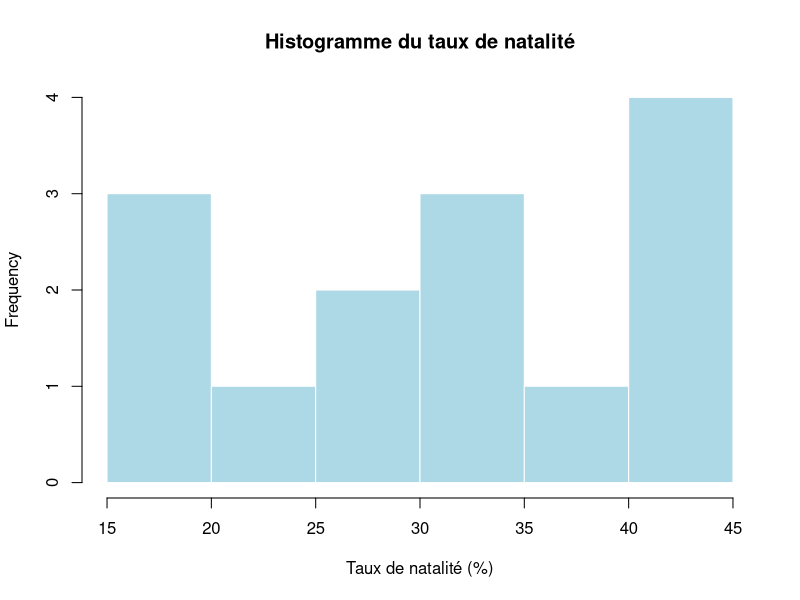
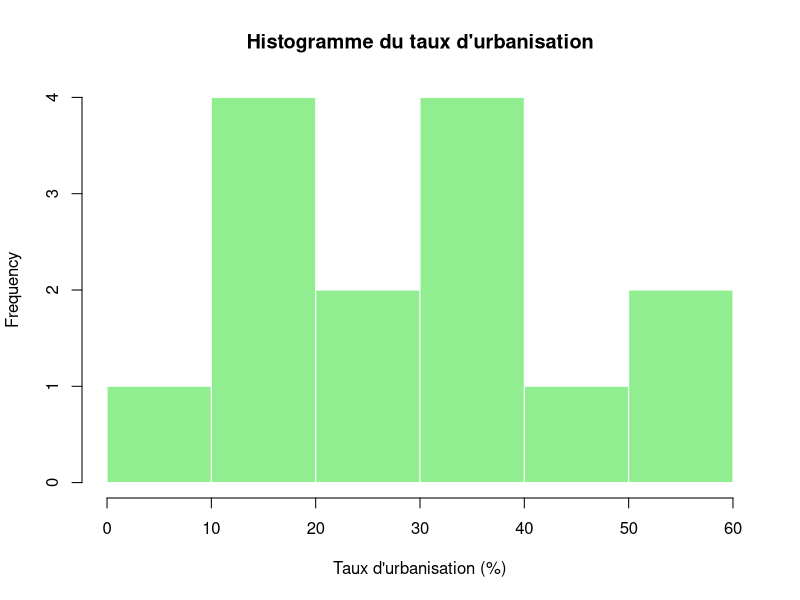
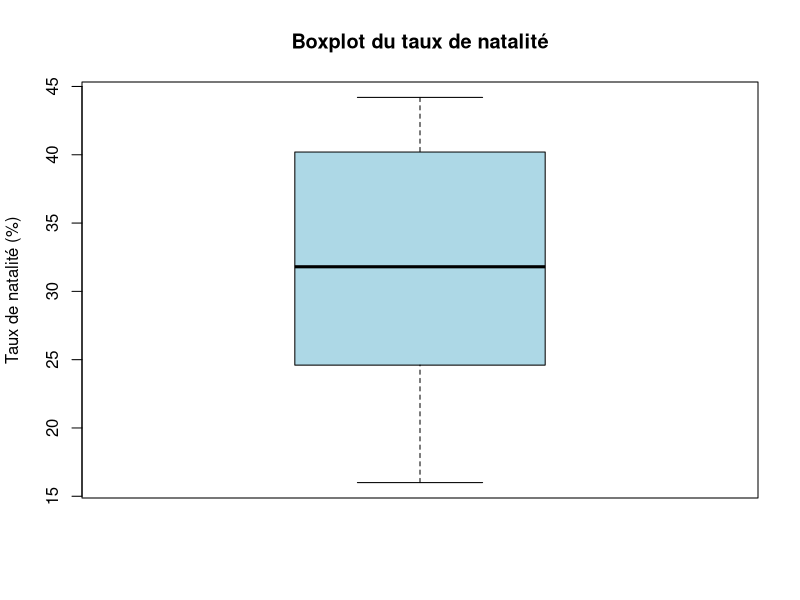
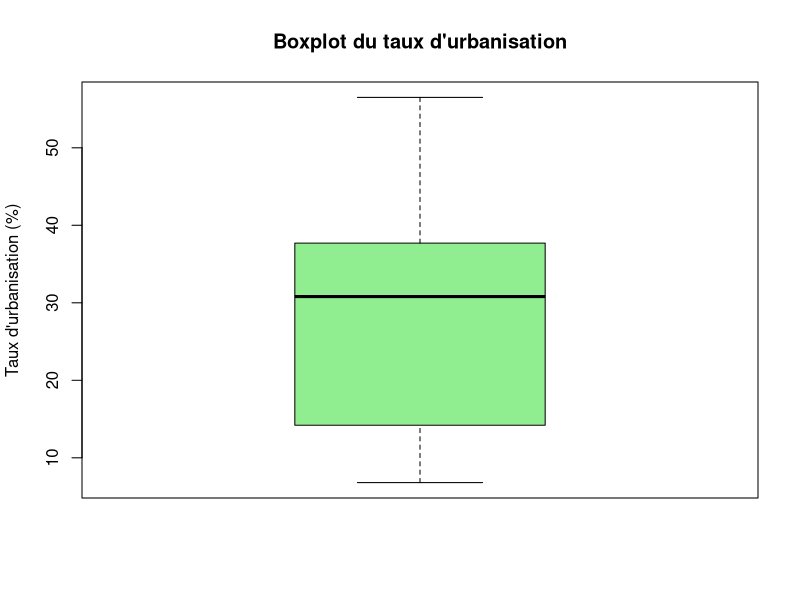
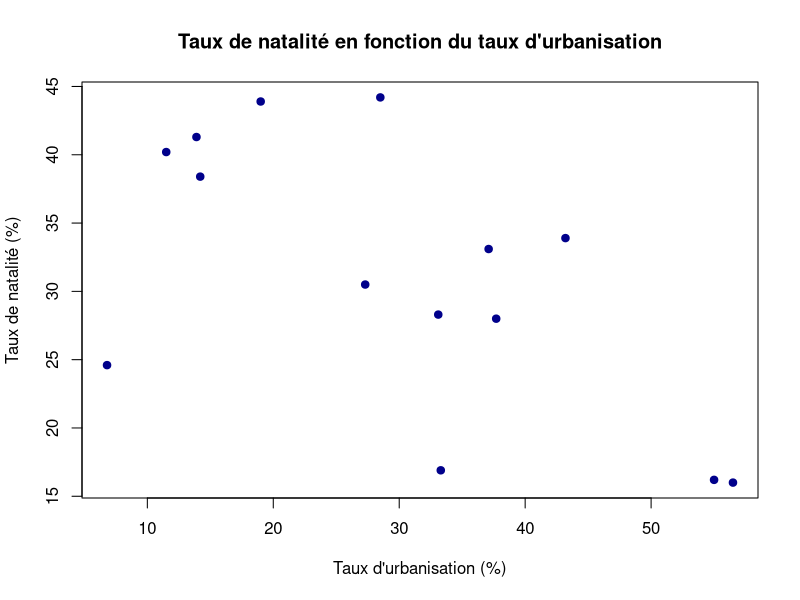
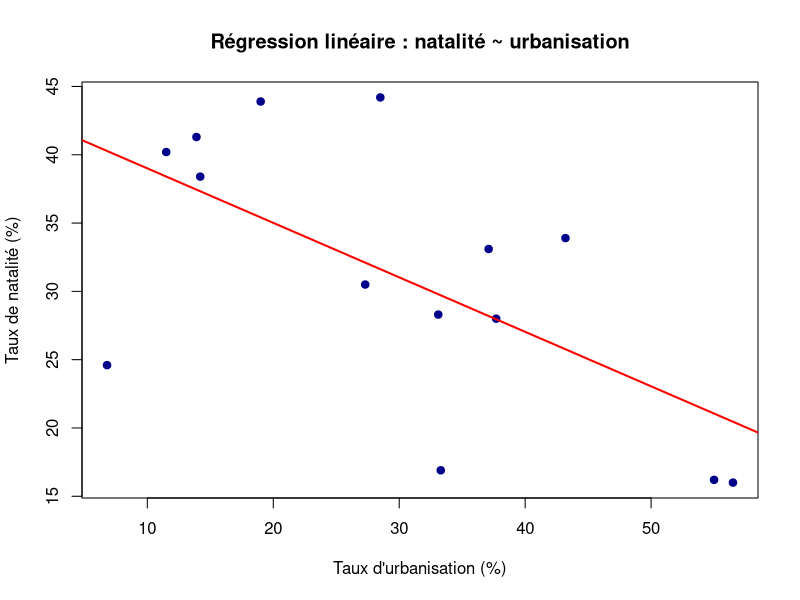
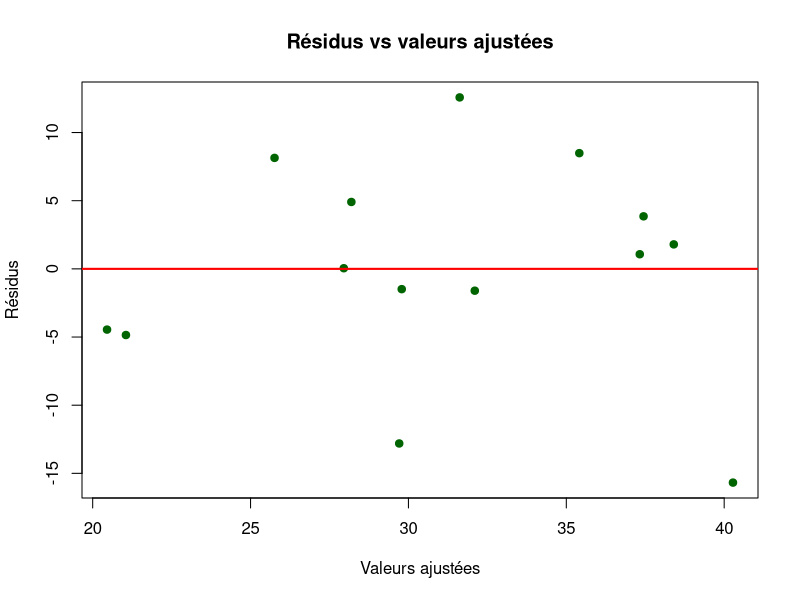
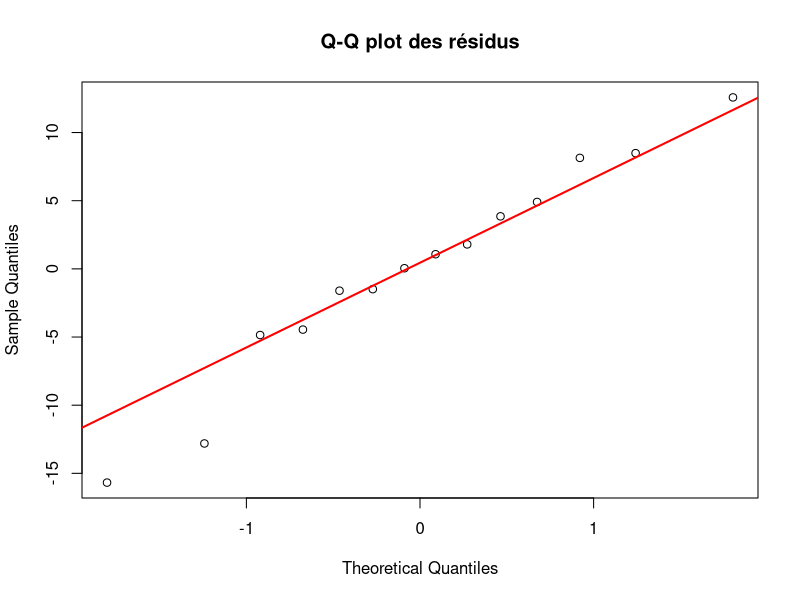

Recreate these plots in R, in order.
############################################################
# 1. Présentation des données et objectifs de l'étude
############################################################

# Dans ce projet, on étudie la relation entre :
# - le taux de natalité (en %)
# - le taux d'urbanisation (en %)
# pour 14 unités statistiques (par ex. pays ou régions).

# Objectifs :
# 1) Décrire séparément la distribution du taux de natalité
#    et du taux d'urbanisation.
# 2) Étudier la relation entre ces deux variables (corrélation).
# 3) Vérifier si un modèle de régression linéaire simple
#    permet d'expliquer la natalité par l'urbanisation.

############################################################
# 2. Importation du fichier de données
############################################################

# Option 1 : si ton fichier est dans le répertoire de travail courant

setwd("~/Desktop/R-stat/TP-1")

don <- read.csv2("don_mls.csv", header = TRUE, sep = ";", dec = ",")

# Option 2 : sinon, préciser le chemin complet du fichier, par exemple :
# don <- read.csv2("C:/Users/ton_nom/Documents/don_mls.csv",
#                  header = TRUE, sep = ";", dec = ",")

# Vérification rapide du contenu
don
str(don)
head(don)

############################################################
# 3. Renommage des variables (facultatif mais conseillé)
############################################################

# Les noms de colonnes dans le fichier sont :
# "Taux de natalité" et "Taux d'urbanisation"
# On crée des noms plus simples pour travailler dans R.

names(don) <- c("natalite", "urbanisation")

# Vérifier les nouveaux noms de variables
names(don)

############################################################
# 4. Vérification du type et conversion en numérique si besoin
############################################################

# Selon la manière dont le fichier a été lu, les variables peuvent
# être importées comme "factor" ou "character".
# On les convertit en numérique de manière sécurisée.

don$natalite      <- as.numeric(as.character(don$natalite))
don$urbanisation  <- as.numeric(as.character(don$urbanisation))

# Vérifier un résumé rapide des données
summary(don)

############################################################
# 5. Analyse descriptive univariée
############################################################

# Statistiques descriptives de base pour chaque variable
summary(don$natalite)
summary(don$urbanisation)

# Moyenne
mean(don$natalite)
mean(don$urbanisation)

# Médiane
median(don$natalite)
median(don$urbanisation)

# Écart-type
sd(don$natalite)
sd(don$urbanisation)

# Minimum et maximum
min(don$natalite); max(don$natalite)
min(don$urbanisation); max(don$urbanisation)

# Quartiles (Q1, médiane, Q3)
quantile(don$natalite, probs = c(0.25, 0.5, 0.75))
quantile(don$urbanisation, probs = c(0.25, 0.5, 0.75))

############################################################
# 6. Représentations graphiques univariées
############################################################

# Histogrammes
hist(don$natalite,
     main = "Histogramme du taux de natalité",
     xlab = "Taux de natalité (%)",
     col  = "lightblue",
     border = "white")

hist(don$urbanisation,
     main = "Histogramme du taux d'urbanisation",
     xlab = "Taux d'urbanisation (%)",
     col  = "lightgreen",
     border = "white")

# Boîtes à moustaches (boxplots)
boxplot(don$natalite,
        main = "Boxplot du taux de natalité",
        ylab = "Taux de natalité (%)",
        col  = "lightblue")

boxplot(don$urbanisation,
        main = "Boxplot du taux d'urbanisation",
        ylab = "Taux d'urbanisation (%)",
        col  = "lightgreen")

############################################################
# 7. Analyse bivariée : corrélation et nuage de points
############################################################

# 7.1 Coefficient de corrélation de Pearson
cor(don$natalite, don$urbanisation, method = "pearson")

# 7.2 Test de corrélation de Pearson (hypothèse H0 : corrélation = 0)
cor.test(don$natalite, don$urbanisation, method = "pearson")

# 7.3 Nuage de points

plot(don$urbanisation, don$natalite,
     main = "Taux de natalité en fonction du taux d'urbanisation",
     xlab = "Taux d'urbanisation (%)",
     ylab = "Taux de natalité (%)",
     pch  = 19,
     col  = "darkblue")

# On ajoutera plus tard la droite de régression après avoir ajusté le modèle linéaire.

############################################################
# 8. Modèle de régression linéaire
#    natalite (Y) ~ urbanisation (X)
############################################################

# 8.1 Ajustement du modèle
mod_lin <- lm(natalite ~ urbanisation, data = don)

# 8.2 Résumé complet du modèle
summary(mod_lin)

# 8.3 Coefficients du modèle
coef(mod_lin)  # intercept et pente

# 8.4 Ajout de la droite de régression sur le nuage de points

# On redessine d'abord le nuage de points
plot(don$urbanisation, don$natalite,
     main = "Régression linéaire : natalité ~ urbanisation",
     xlab = "Taux d'urbanisation (%)",
     ylab = "Taux de natalité (%)",
     pch  = 19,
     col  = "darkblue")

# Puis on ajoute la droite de régression
abline(mod_lin, col = "red", lwd = 2)

############################################################
# 9. Diagnostics simples du modèle linéaire
############################################################

# 9.1 Résumé numérique des résidus
residus <- residuals(mod_lin)
fites   <- fitted(mod_lin)

summary(residus)
mean(residus)          # doit être proche de 0

# 9.2 Graphiques de diagnostic de base

# 9.2.1 Résidus vs valeurs ajustées : vérifier la linéarité et l'homoscédasticité
plot(fites, residus,
     main = "Résidus vs valeurs ajustées",
     xlab = "Valeurs ajustées",
     ylab = "Résidus",
     pch  = 19,
     col  = "darkgreen")
abline(h = 0, col = "red", lwd = 2)

# 9.2.2 Q-Q plot des résidus : vérifier l'approximation à la normalité
qqnorm(residus,
       main = "Q-Q plot des résidus")
qqline(residus, col = "red", lwd = 2)

# 9.3 Plots de diagnostic automatiques (optionnel)

# Cette commande produit 4 graphes standard de diagnostic pour lm
par(mfrow = c(2, 2))   # affichage 2x2
plot(mod_lin)
par(mfrow = c(1, 1))   # on revient à 1 graphique par fenêtre

############################################################
# 10. Aide à la rédaction des résultats
############################################################

# 10.1 Récupération des indicateurs descriptifs
moy_nat   <- mean(don$natalite)
med_nat   <- median(don$natalite)
min_nat   <- min(don$natalite)
max_nat   <- max(don$natalite)
sd_nat    <- sd(don$natalite)

moy_urb   <- mean(don$urbanisation)
med_urb   <- median(don$urbanisation)
min_urb   <- min(don$urbanisation)
max_urb   <- max(don$urbanisation)
sd_urb    <- sd(don$urbanisation)

# 10.2 Corrélation
r_pearson <- cor(don$natalite, don$urbanisation, method = "pearson")
test_cor  <- cor.test(don$natalite, don$urbanisation, method = "pearson")

# 10.3 Résumé du modèle linéaire
res_mod   <- summary(mod_lin)
a         <- coef(mod_lin)[1]          # intercept
b         <- coef(mod_lin)[2]          # pente
R2        <- res_mod$r.squared
p_pente   <- res_mod$coefficients[2, 4]

# 10.4 Génération de phrases 

cat("\n=== Description des variables ===\n")

cat(sprintf("Le taux de natalité présente une moyenne de %.2f %%, une médiane de %.2f %%,\n", 
            moy_nat, med_nat))
cat(sprintf("un minimum de %.2f %% et un maximum de %.2f %%, avec un écart-type de %.2f %%.\n\n",
            min_nat, max_nat, sd_nat))

cat(sprintf("Le taux d'urbanisation a une moyenne de %.2f %%, une médiane de %.2f %%,\n", 
            moy_urb, med_urb))
cat(sprintf("et varie entre %.2f %% et %.2f %%, avec un écart-type de %.2f %%.\n\n",
            min_urb, max_urb, sd_urb))

cat("=== Corrélation et nuage de points ===\n")

cat(sprintf("Le coefficient de corrélation de Pearson entre natalité et urbanisation est r = %.3f.\n", 
            r_pearson))
cat(sprintf("Le test de corrélation donne une p-value de %.4f.\n\n", 
            test_cor$p.value))

cat("=== Modèle de régression linéaire ===\n")

cat(sprintf("Le modèle linéaire ajusté est : natalite = %.3f + %.3f * urbanisation.\n", 
            a, b))
cat(sprintf("Le coefficient de détermination est R² = %.3f, soit %.1f %% de variance expliquée.\n", 
            R2, 100 * R2))
cat(sprintf("La p-value associée à la pente est %.4f.\n\n", 
            p_pente))

############################################################
# 11. Création dossier + sauvegarde images + rapport TXT
############################################################

# 11.1 Création du dossier de sortie
dossier_sortie <- "Analyse_Natalite_Urbanisation"
if (!dir.exists(dossier_sortie)) {
  dir.create(dossier_sortie)
  cat("Dossier créé :", getwd(), "/", dossier_sortie, "\n")
}

# 11.2 Sauvegarde de toutes les images avec noms explicites
png(file.path(dossier_sortie, "01_histogramme_natalite.png"), width = 800, height = 600)
hist(don$natalite, main = "Histogramme du taux de natalité", xlab = "Taux de natalité (%)", 
     col = "lightblue", border = "white")
dev.off()

png(file.path(dossier_sortie, "02_histogramme_urbanisation.png"), width = 800, height = 600)
hist(don$urbanisation, main = "Histogramme du taux d'urbanisation", xlab = "Taux d'urbanisation (%)", 
     col = "lightgreen", border = "white")
dev.off()

png(file.path(dossier_sortie, "03_boxplot_natalite.png"), width = 800, height = 600)
boxplot(don$natalite, main = "Boxplot du taux de natalité", ylab = "Taux de natalité (%)", 
        col = "lightblue")
dev.off()

png(file.path(dossier_sortie, "04_boxplot_urbanisation.png"), width = 800, height = 600)
boxplot(don$urbanisation, main = "Boxplot du taux d'urbanisation", ylab = "Taux d'urbanisation (%)", 
        col = "lightgreen")
dev.off()

png(file.path(dossier_sortie, "05_nuage_points.png"), width = 800, height = 600)
plot(don$urbanisation, don$natalite, main = "Taux de natalité en fonction du taux d'urbanisation",
     xlab = "Taux d'urbanisation (%)", ylab = "Taux de natalité (%)", pch = 19, col = "darkblue")
dev.off()

png(file.path(dossier_sortie, "06_regression_lineaire.png"), width = 800, height = 600)
plot(don$urbanisation, don$natalite, main = "Régression linéaire : natalité ~ urbanisation",
     xlab = "Taux d'urbanisation (%)", ylab = "Taux de natalité (%)", pch = 19, col = "darkblue")
abline(mod_lin, col = "red", lwd = 2)
dev.off()

png(file.path(dossier_sortie, "07_residus_ajustees.png"), width = 800, height = 600)
plot(fites, residus, main = "Résidus vs valeurs ajustées", xlab = "Valeurs ajustées", 
     ylab = "Résidus", pch = 19, col = "darkgreen")
abline(h = 0, col = "red", lwd = 2)
dev.off()

png(file.path(dossier_sortie, "08_qqplot_residus.png"), width = 800, height = 600)
qqnorm(residus, main = "Q-Q plot des résidus")
qqline(residus, col = "red", lwd = 2)
dev.off()

png(file.path(dossier_sortie, "09_diagnostic_complet.png"), width = 1000, height = 800)
par(mfrow = c(2, 2))
plot(mod_lin)
par(mfrow = c(1, 1))
dev.off()

cat("Toutes les images sauvegardées dans :", dossier_sortie, "\n")

############################################################
# 11.3 Génération du rapport TXT complet
############################################################

rapport <- file(file.path(dossier_sortie, "RAPPORT_ANALYSE_COMPLETE.txt"), "w", encoding = "UTF-8")

# En-tête
writeLines(c(
  "============================================",
  "RAPPORT D'ANALYSE STATISTIQUE COMPLETE",
  "Relation entre TAUX DE NATALITE et TAUX D'URBANISATION",
  "============================================",
  "",
  paste("Date d'analyse :", Sys.time()),
  paste("Nombre d'observations :", nrow(don)),
  "============================================\n"
), rapport)

# 1. Description des variables
writeLines(c(
  "1. DESCRIPTION DES VARIABLES",
  "=============================",
  sprintf("TAUX DE NATALITE : moyenne = %.2f %% | médiane = %.2f %% | min = %.1f %% | max = %.1f %% | écart-type = %.2f %%", 
          moy_nat, med_nat, min_nat, max_nat, sd_nat),
  sprintf("TAUX D'URBANISATION : moyenne = %.2f %% | médiane = %.2f %% | min = %.1f %% | max = %.1f %% | écart-type = %.2f %%", 
          moy_urb, med_urb, min_urb, max_urb, sd_urb),
  "",
  "IMAGE 1 : Histogramme du taux de natalité",
  "[Insérer image/01_histogramme_natalite.png]",
  "Ce graphique montre la distribution du taux de natalité. On observe une distribution étalée",
  "entre 16 et 44 %, avec une concentration autour de 25-35 %. L'asymétrie suggère quelques",
  "unités avec des taux particulièrement élevés.",
  "",
  "IMAGE 2 : Histogramme du taux d'urbanisation",
  "[Insérer image/02_histogramme_urbanisation.png]",
  "Distribution de l'urbanisation plus homogène, concentrée entre 10-50 % avec un pic autour",
  "de 30-40 %. Moins d'asymétrie que pour la natalité.",
  "",
  "IMAGE 3 : Boxplot du taux de natalité",
  "[Insérer image/03_boxplot_natalite.png]",
  "Le boxplot du taux de natalité montre une dispersion modérée autour de la médiane,",
  "avec un intervalle interquartile relativement large. Les moustaches couvrent l'ensemble",
  "des valeurs observées sans point extrême isolé, ce qui indique l'absence d'outliers marqués.",
  "",
  "IMAGE 4 : Boxplot du taux d'urbanisation",
  "[Insérer image/04_boxplot_urbanisation.png]",
  "Le boxplot du taux d'urbanisation fait apparaître une variabilité plus importante,",
  "avec une médiane située autour de 30 %. La distribution semble légèrement étalée",
  "vers les valeurs élevées, sans observation clairement aberrante."
), rapport)

# 2. Analyse bivariée
writeLines(c(
  "",
  "2. ANALYSE BIVARIEE",
  "====================",
  sprintf("Corrélation de Pearson : r = %.3f (p-value = %.4f)", r_pearson, test_cor$p.value),
  "",
  "IMAGE 5 : Nuage de points",
  "[Insérer image/05_nuage_points.png]",
  "Visualisation de la relation brute. On observe une tendance négative claire : les unités",
  "les plus urbanisées tendent à avoir des taux de natalité plus faibles.",
  ""
), rapport)

# 3. Modèle linéaire
writeLines(c(
  "3. MODELE DE REGRESSION LINEAIRE",
  "================================",
  sprintf("Équation : natalité = %.3f + %.3f × urbanisation", a, b),
  sprintf("R² = %.3f (%.1f %% de variance expliquée)", R2, 100*R2),
  sprintf("Pente significative (p = %.4f)", p_pente),
  "",
  "IMAGE 6 : Régression linéaire",
  "[Insérer image/06_regression_lineaire.png]",
  "Droite de régression rouge confirmant la relation négative forte. La pente négative indique",
  "qu'une augmentation de 1 point d'urbanisation est associée à une baisse moyenne de %.3f",
  "points de natalité.", sprintf("%.3f", b),
  ""
), rapport)

# 4. Diagnostics
writeLines(c(
  "4. DIAGNOSTICS DU MODELE",
  "========================",
  "",
  "IMAGE 7 : Résidus vs ajustées",
  "[Insérer image/07_residus_ajustees.png]",
  "Les résidus sont centrés autour de 0 sans motif clair (bonne linéarité et homoscédasticité).",
  "",
  "IMAGE 8 : Q-Q plot des résidus",
  "[Insérer image/08_qqplot_residus.png]",
  "Les points suivent globalement la droite rouge (normalité approximative des résidus satisfaisante).",
  "",
  "IMAGE 9 : Diagnostics complets",
  "[Insérer image/09_diagnostic_complet.png]",
  "Les 4 graphiques standards confirment la validité du modèle linéaire simple."
), rapport)

# 5. Conclusion
writeLines(c(
  "",
  "5. CONCLUSION",
  "==============",
  sprintf("Une relation **négative forte** (r = %.3f) existe entre urbanisation et natalité.", r_pearson),
  sprintf("Le modèle linéaire explique %.1f %% de la variance (R² = %.3f).", 100*R2, R2),
  "L'urbanisation est un prédicteur pertinent du taux de natalité dans cet échantillon.",
  "Limites : petit effectif (n=14), absence d'autres covariables (revenu, éducation, etc.).",
  "",
  "============================================",
  "FIN DU RAPPORT - Analyse terminée avec succès"
), rapport)

close(rapport)
cat("RAPPORT complet généré :", file.path(dossier_sortie, "RAPPORT_ANALYSE_COMPLETE.txt"), "\n")
cat("OUVRIR le dossier", dossier_sortie, "pour voir toutes les images + rapport TXT\n")
